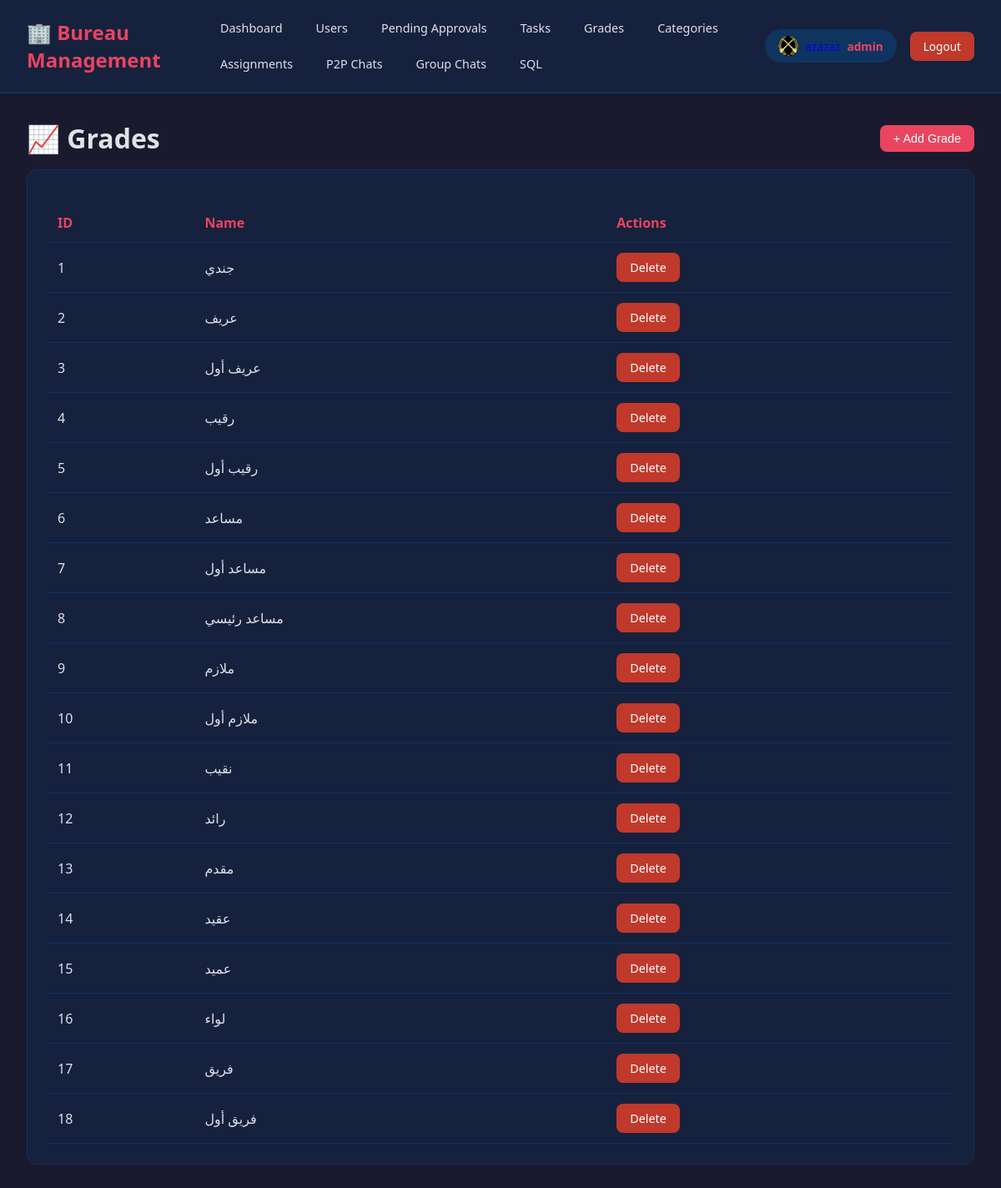
Page /web/grades (signed in) on the committed database.
### database.py (models this page shows)
class User(db.Model):
    __tablename__ = 'users'
    matricule = db.Column(db.Text, primary_key=True)
    name = db.Column(db.Text, nullable=False)
    family_name = db.Column(db.Text, nullable=False)
    category = db.Column(db.Integer, db.ForeignKey('categories.category_id'), nullable=False)
    grade = db.Column(db.Integer, db.ForeignKey('grades.grade_id'), nullable=True)
    user_name = db.Column(db.Text, nullable=False)
    password = db.Column(db.Text, nullable=False)
    profil_pic_url = db.Column(db.Text, nullable=False)
    user_role = db.Column(db.Integer, db.ForeignKey('user_roles.user_role_id'), nullable=False)
    is_approved = db.Column(db.Boolean, nullable=False, default=False)  # NEW: Approval status
    category_rel = db.relationship('Category', backref='users')
    grade_rel = db.relationship('Grade', backref='users')
    role_rel = db.relationship('UserRole', backref='users')
    approval_request = db.relationship('UserApprovalRequest', uselist=False, backref='user', cascade='all, delete-orphan')

class Grade(db.Model):
    __tablename__ = 'grades'
    grade_id = db.Column(db.Integer, primary_key=True)
    grade_name = db.Column(db.Text, nullable=False)
    category_id = db.Column(db.Integer, db.ForeignKey('categories.category_id'), nullable=False, default=1)
    category_rel = db.relationship('Category', backref='grades')

### app.py (the view)
@app.route('/web/grades')
@manager_required
def web_grades():
    grades = Grade.query.all()
    categories = Category.query.all()  # ADD THIS
    return render_template('tables/grades.html', grades=grades, categories=categories)

### app.py (called while the page is built)
@app.context_processor
def inject_pending_approvals_count():
    def get_pending_approvals_count():
        return UserApprovalRequest.query.count()
    return dict(get_pending_approvals_count=get_pending_approvals_count)

@app.context_processor
def inject_user_profile_pic():
    def get_user_profile_pic():
        if 'user_matricule' in session:
            user = User.query.get(session['user_matricule'])
            if user:
                return get_profile_picture_url(user)
        return '/static/uploads/profiles/default.png'
    return dict(profile_pic=get_user_profile_pic())

### utils.py (called while the page is built)
def get_profile_picture_url(user):
    if user and user.profil_pic_url and user.profil_pic_url.strip():
        return user.profil_pic_url
    return "/static/uploads/profiles/default.png"

### templates/tables/grades.html (shortened to what this page needs)
{% extends "base.html" %}
{% block content %}
<div style="display: flex; justify-content: space-between; align-items: center; margin-bottom: 1rem;">
    <h1>📈 Grades</h1>
    <button class="btn btn-primary" onclick="document.getElementById('addModal').classList.add('active')">+ Add Grade</button>
</div>
<div class="card">
    <table>
        <thead><tr><th>ID</th><th>Name</th><th>Actions</th></tr></thead>
        <tbody>
            {% for grade in grades %}
            <tr><td>{{ grade.grade_id }}</td><td>{{ grade.grade_name }}</td>
                <td><a href="{{ url_for('web_delete_grade', id=grade.grade_id) }}" class="btn btn-danger" onclick="return confirm('Delete?')">Delete</a></td></tr>
            {% endfor %}
        </tbody>
    </table>
</div>
{% endblock %}

### templates/base.html (shortened to what this page needs)
<!DOCTYPE html>
<html lang="en">
<head>
</head>
<body>
    <nav class="navbar">
        <div class="navbar-left">
            <h1>🏢 Bureau Management</h1>
            <div class="nav-links">
                <a href="{{ url_for('dashboard') }}">Dashboard</a>
                {% if session.get('user_role') in [1, 2] %}<a href="{{ url_for('web_users') }}">Users</a>{% endif %}
                {% if session.get('user_role') in [1, 2] %}<a href="{{ url_for('web_pending_approvals') }}">Pending Approvals</a>{% endif %}
                <a href="{{ url_for('web_tasks') }}">Tasks</a>
                {% if session.get('user_role') == 1 %}<a href="{{ url_for('web_grades') }}">Grades</a>{% endif %}
                {% if session.get('user_role') == 1 %}<a href="{{ url_for('web_categories') }}">Categories</a>{% endif %}
                {% if session.get('user_role') in [1, 2] %}<a href="{{ url_for('web_assignments') }}">Assignments</a>{% endif %}
                <a href="{{ url_for('web_p2p_chats') }}">P2P Chats</a>
                <a href="{{ url_for('web_group_chats') }}">Group Chats</a>
                {% if session.get('user_role') == 1 %}<a href="{{ url_for('web_sql') }}">SQL</a>{% endif %}
            </div>
        </div>
        <div class="user-info">
            <a href="{{ url_for('profile') }}" style="text-decoration: none;">
                <div class="user-badge" style="display: flex; align-items: center; gap: 0.5rem; cursor: pointer;">
                    <img src="{{ profile_pic if profile_pic is defined else '/static/uploads/profiles/default.png' }}"
                         alt="" style="width: 24px; height: 24px; border-radius: 50%; object-fit: cover;">
                    <span>{{ session.get('user_name', 'Guest') }}</span>
                    <span class="role">{{ session.get('user_role_name', 'Unknown') }}</span>
                </div>
            </a>
            <a href="{{ url_for('logout') }}" class="btn-logout">Logout</a>
        </div>
    </nav>
    <div class="container">
        {% block content %}{% endblock %}
    </div>
</body>
</html>

### templates/base.html (style rules this page uses)
* { margin: 0; padding: 0; box-sizing: border-box; }
body { font-family: 'Segoe UI', Tahoma, Geneva, Verdana, sans-serif; background: #1a1a2e; color: #e1e1e6; min-height: 100vh; }
.navbar { background: #16213e; padding: 1rem 2rem; display: flex; align-items: center; justify-content: space-between; border-bottom: 2px solid #0f3460; }
.navbar-left { display: flex; align-items: center; gap: 2rem; }
.navbar h1 { color: #e94560; font-size: 1.5rem; }
.nav-links { display: flex; gap: 0.5rem; flex-wrap: wrap; }
.nav-links a { color: #e1e1e6; text-decoration: none; padding: 0.5rem 1rem; border-radius: 8px; transition: all 0.3s; font-size: 0.9rem; }
.user-info { display: flex; align-items: center; gap: 1rem; }
.user-badge { background: #0f3460; padding: 0.5rem 1rem; border-radius: 20px; font-size: 0.85rem; }
.user-badge .role { color: #e94560; font-weight: bold; }
.btn-logout { background: #c0392b; color: white; padding: 0.5rem 1rem; border-radius: 8px; text-decoration: none; font-size: 0.85rem; transition: background 0.3s; }
.container { padding: 2rem; max-width: 1400px; margin: 0 auto; }
.card { background: #16213e; border-radius: 12px; padding: 1.5rem; margin-bottom: 1.5rem; border: 1px solid #0f3460; }
table { width: 100%; border-collapse: collapse; margin-top: 1rem; }
th, td { padding: 0.75rem; text-align: left; border-bottom: 1px solid #0f3460; }
th { color: #e94560; font-weight: 600; }
.btn { display: inline-block; padding: 0.5rem 1rem; border-radius: 8px; text-decoration: none; border: none; cursor: pointer; font-size: 0.9rem; transition: all 0.3s; }
.btn-primary { background: #e94560; color: white; }
.btn-danger { background: #c0392b; color: white; }

### rows in the picture
User: profil_pic_url (picture)
Grade: grade_id "1", grade_name "جندي"
Grade: grade_id "2", grade_name "عريف"
Grade: grade_id "3", grade_name "عريف أول"
Grade: grade_id "4", grade_name "رقيب"
Grade: grade_id "5", grade_name "رقيب أول"
Grade: grade_id "6", grade_name "مساعد"
Grade: grade_id "7", grade_name "مساعد أول"
Grade: grade_id "8", grade_name "مساعد رئيسي"
Grade: grade_id "9", grade_name "ملازم"
Grade: grade_id "10", grade_name "ملازم أول"
Grade: grade_id "11", grade_name "نقيب"
Grade: grade_id "12", grade_name "رائد"
Grade: grade_id "13", grade_name "مقدم"
Grade: grade_id "14", grade_name "عقيد"
Grade: grade_id "15", grade_name "عميد"
Grade: grade_id "16", grade_name "لواء"
Grade: grade_id "17", grade_name "فريق"
Grade: grade_id "18", grade_name "فريق أول"

### other values in the picture
{{ session.get('user_role_name', 'Unknown') }} "admin"
